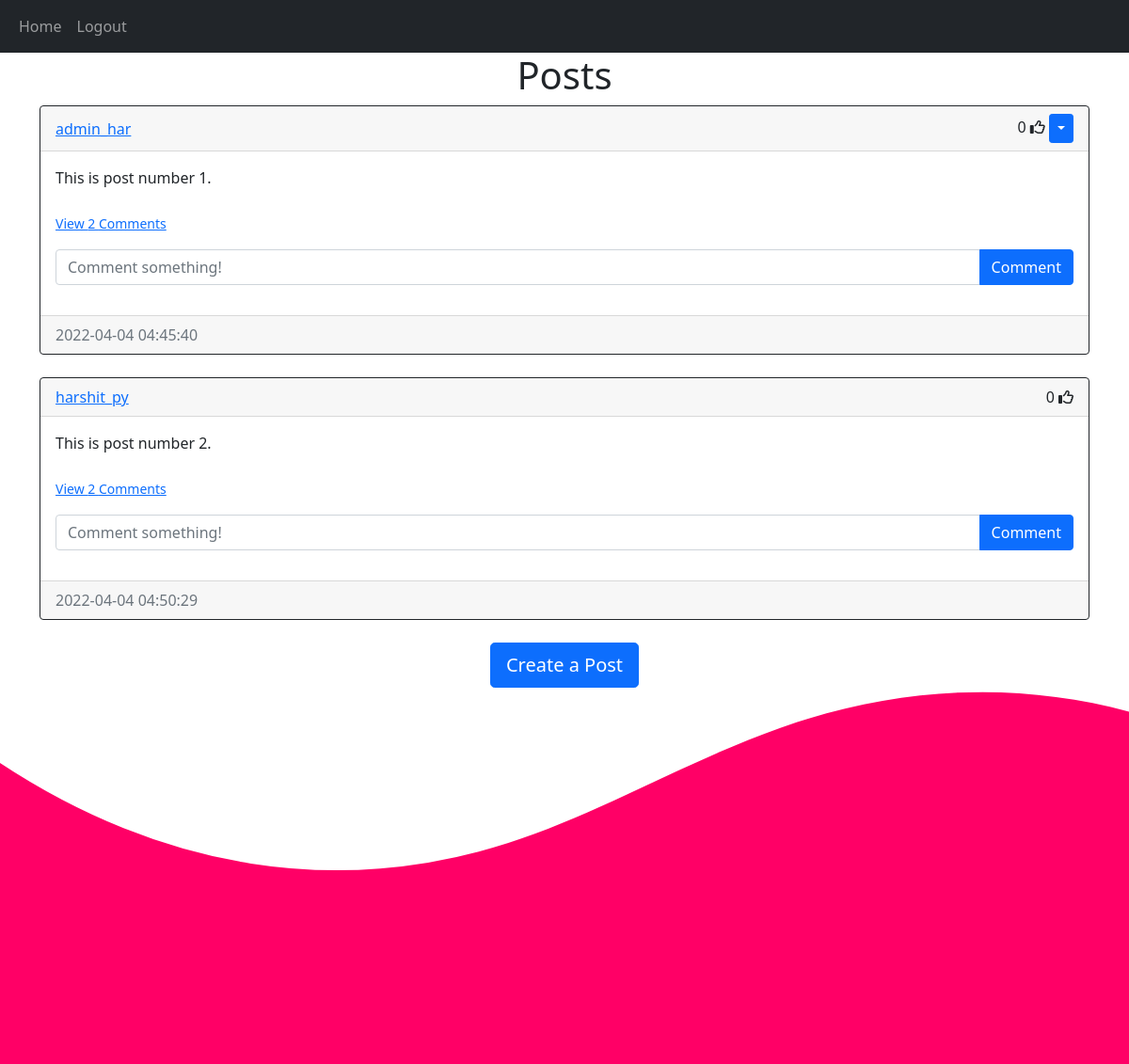
Screenshot of /home (signed in) with the database file from the repository.
### website/models.py (models this page shows)
class Post(db.Model):
 id = db.Column(db.Integer, primary_key=True)
 text = db.Column(db.Text, nullable=False)
 date_created = db.Column(db.DateTime(timezone=True), default=func.now())
 author = db.Column(db.Integer, db.ForeignKey('user.id', ondelete="CASCADE"), nullable=False)
 comments = db.relationship('Comment', backref='post', passive_deletes=True)
 likes = db.relationship('Like', backref='post', passive_deletes=True)

class User(db.Model, UserMixin):
 id = db.Column(db.Integer, primary_key=True)
 email = db.Column(db.String(150), unique=True)
 username = db.Column(db.String(25), unique=True)
 password = db.Column(db.String(150))
 date_created = db.Column(db.DateTime(timezone=True), default=func.now())
 posts = db.relationship('Post', backref='user', passive_deletes=True)
 comments = db.relationship('Comment', backref='user', passive_deletes=True)
 likes = db.relationship('Like', backref='user', passive_deletes=True)

### website/views.py (the view)
@views.route("/")
@views.route("/home")
@login_required
def home():
    posts = Post.query.all()
    return render_template("home.html", user=current_user, posts=posts)

### website/__init__.py (called while the page is built)
def create_app():
 app = Flask(__name__)
 app.config['SECRET_KEY'] = "e6ed54610c4b112200941497ac6b79ae"
 app.config['SQLALCHEMY_DATABASE_URI'] = f'sqlite:///{DB_NAME}'
 db.init_app(app)
 from .views import views
 from .auth import auth
 app.register_blueprint(views, url_prefix="/")
 app.register_blueprint(auth, url_prefix="/")
 from .models import User, Post, Comment, Like
 create_database(app)
 login_manager = LoginManager()
 login_manager.login_view = "auth.login"
 login_manager.init_app(app)
 @login_manager.user_loader
 def load_user(id):
  return User.query.get(int(id))
 return app

### website/templates/home.html (shortened to what this page needs)
{% extends "posts_div.html" %}

### website/templates/posts_div.html (shortened to what this page needs)
{% extends "base.html" %} {% block title %}Home{% endblock %} {% block content
%}
<h1 align="center">{% block header %}Posts{% endblock %}</h1>
<div id="posts">
  {% for post in posts %}
  <div class="card border-dark">
    <div class="card-header d-flex justify-content-between align-items-center">
      <a href="/posts/{{post.user.username}}">{{post.user.username}}</a>
      <div>
        <span id="likes-count-{{post.id}}">
        {{ post.likes|length }}</span>
        {% if user.id in post.likes|map(attribute="author")|list %}
        <i class="fa-light fa-thumbs-up" id="like-button-{{post.id}}" onclick="like({{post.id}})"
        ></i>
        {% else %}
        <i class="far fa-thumbs-up" id="like-button-{{post.id}}" onclick="like({{post.id}})"
        ></i>
        {% endif %}
        {% if user.id == post.author %}
        <div class="btn-group">
          <button
            type="button"
            class="btn btn-sm btn-primary dropdown-toggle"
            data-bs-toggle="dropdown"
          ></button>
        </div>
        {% endif %}
      </div>
    </div>
    <div class="card-body">
      <div class="card-text">{{post.text}}</div>
      <br />
      <p class="card-text">
        {% if post.comments|length > 0 %}
        <a data-bs-toggle="collapse" href="#comments-{{post.id}}" role="button">
          <small>View {{post.comments|length}} Comments</small>
        </a>
        {% else %}
        <small class="text-muted">No Comments</small>
        {% endif %}
      </p>
      <form
        class="input-group mb-3"
        method="POST"
        action="/create-comment/{{post.id}}"
      >
        <input
          type="text"
          id="text"
          name="text"
          class="form-control"
          placeholder="Comment something!"
        />
        <button type="submit" class="btn btn-primary">Comment</button>
      </form>
    </div>
    <div class="card-footer text-muted">{{post.date_created}}</div>
  </div>
  <br/ > {% endfor %}
</div>
{% block footer %}
<div align="center">
  <a href="/create-post"
    ><button type="button" class="btn btn-primary btn-lg">
      Create a Post
    </button></a
  >
</div>
{% endblock %} {% endblock %}

### website/templates/base.html (style rules this page uses)
body { margin:0; font-family: 'Hachi Maru Pop', cursive; color: white; background: #202731; }

### rows the page displays
Post: user.username "admin_har", likes|length "0", text "This is post number 1.", comments|length "2", date_created "2022-04-04 04:45:40"
Post: user.username "harshit_py", likes|length "0", text "This is post number 2.", comments|length "2", date_created "2022-04-04 04:50:29"
